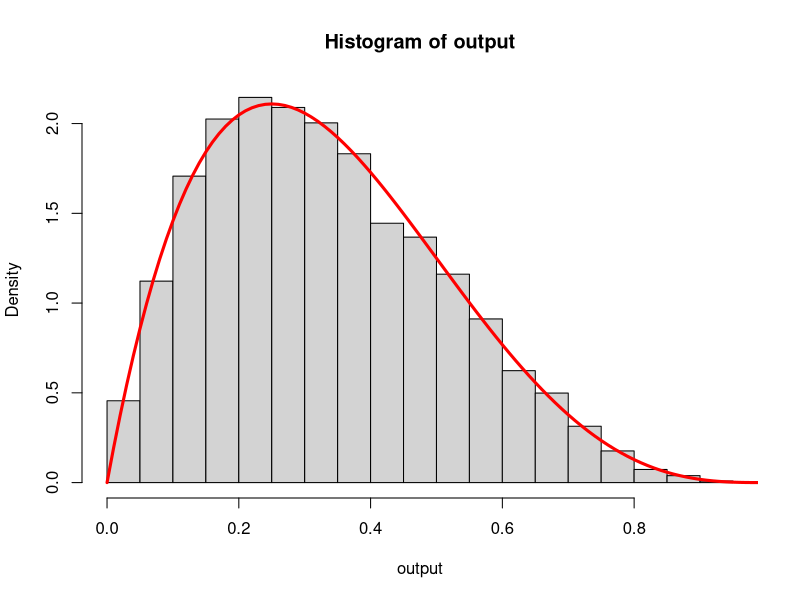
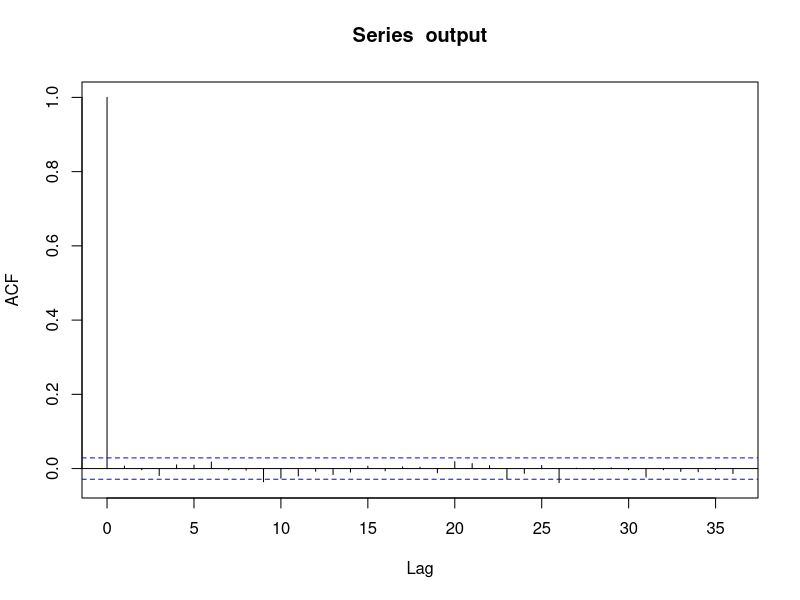
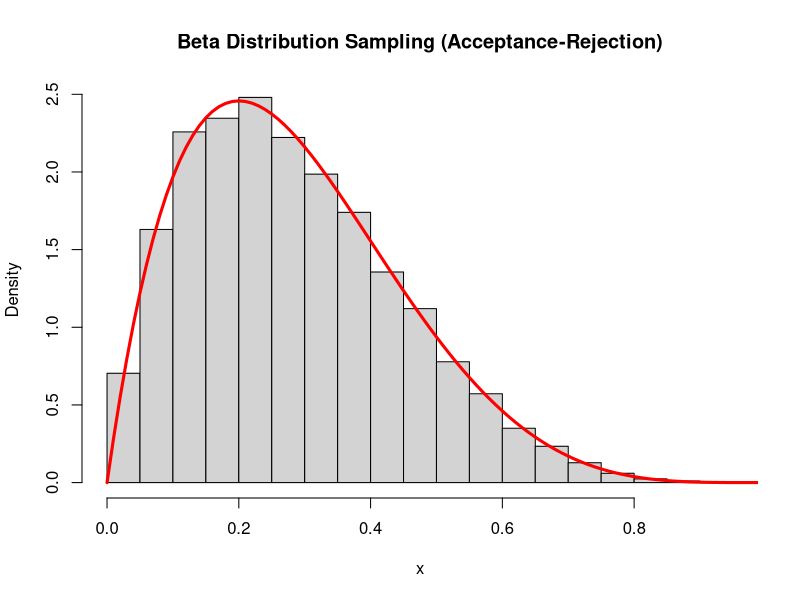

These charts were generated, in order, by the following R code:
## ---- chunk 1
knitr::opts_chunk$set(echo = TRUE)
## ---- chunk 2
###################
#54. demo: Acceptance-Rejection Sampling
# target: to sample from distribution p(x) = 20*x*(1-x)^3, for 0<x<1
#Step 0. select envelop distribution: q(x)=1, 0<x<1
#Step 1. determine the constant c such that p(x)/q(x)<=c
#     use caculus to get the maximum value of f(x) = p(x)/q(x)= 20*x*(1-x)^3
#       df(x)/dx = 0  => x=1/4, c=135/64
#Step 2. sample x from distribution q(x)=1, 0<x<1
#        sample u from uniform distribution Uniform[0,c*q(x)]=Uniform[0,135/64]
#               (this is equivalent to sample u' from Uniform[0,1], then set u=c*u'
#Step 3. reject x if u>p(x), otherwise keep x

c=135/64 #height of q(x)
n = 10000   #try this number of time
result = rep(NA, n)  #default vaule is NA
for (i in 1:n)
{
	x = runif(1,0,1) #p*(x)
	u = c*runif(1,0,1) #[0,c*q(x)] the dot
	if ( u < 20*x*(1-x)^3 ) #if the dot is lower than p*(x)
		result[i] = x
	else  
		result[i] = NA   #if reject, put NA as the value
}
output=result[!is.na(result)]


#you can check the percentage of rejection
length(output)/n

#you draw the normalized histogram of sampled data, and compare with the target density
hist(output,freq=FALSE)
x = seq(0, 1, 0.01)
lines(x, 20*x*(1-x)^3, lwd=3, col='red')

#you can summarize the sample
summary(output)
sd(output)
#you can draw the autocorrelation function of the sample vector of data
acf(output) # the ACF of the samples
## ---- chunk 3
##5'. Beta distribution with Acceptance-Rejection Sampling
## Works for a >= 1, b >= 1
## Note this is less efficient than transform method above
my.rbeta.rej = function(n, a, b)
{
  y = numeric(n)
  num.accepted = 0
  num.trials = 0
  while(num.accepted < n)
  {
    num.trials = num.trials + 1
    u = runif(1) #dot
    x = runif(1)
    if(u < x^(a-1) * (1 - x)^(b-1) )
    {
      num.accepted = num.accepted + 1
      y[num.accepted] = x
    }
  }

  cat(paste("Acceptance rate =", n / num.trials, "\n"))
  return(y)
}

a = 2
b = 5

x = my.rbeta.rej(10000, a, b)
hist(x, freq=FALSE, main = "Beta Distribution Sampling (Acceptance-Rejection)")
t = seq(0, 1, 0.01)
lines(t, dbeta(t, a, b), lwd=3, col='red')
